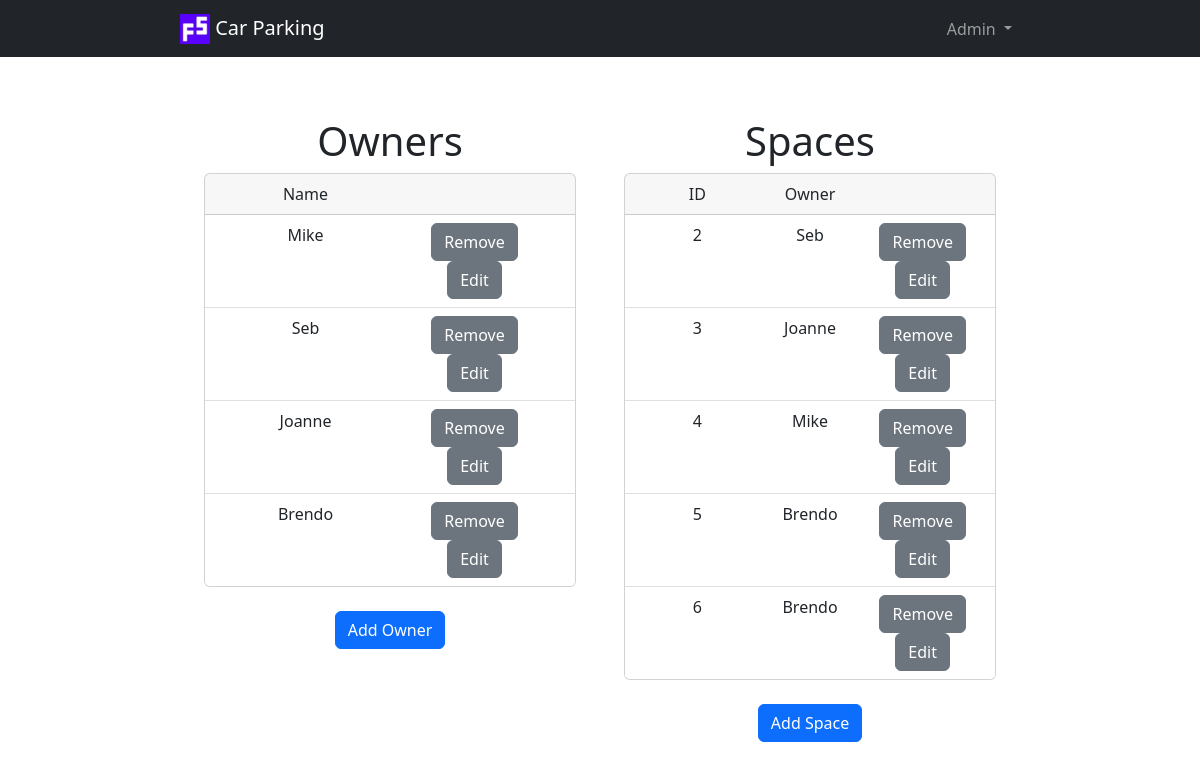
The page /admin-panel on the database its author committed.
### server.py (models this page shows)
class Owner(db.Model):
    __tablename__ = "owners"
    id = db.Column(db.Integer, primary_key=True)
    name = db.Column(db.String(250), nullable=False)
    status = db.Column(db.String(250), nullable=False)
    parking_spaces = relationship("ParkingSpace", back_populates="owner")

class ParkingSpace(db.Model):
    __tablename__ = "parking_spaces"
    id = db.Column(db.Integer, primary_key=True)
    monday = db.Column(db.String(250), nullable=False)
    tuesday = db.Column(db.String(250), nullable=False)
    wednesday = db.Column(db.String(250), nullable=False)
    thursday = db.Column(db.String(250), nullable=False)
    friday = db.Column(db.String(250), nullable=False)
    owner_id = db.Column(db.Integer, db.ForeignKey("owners.id"))
    owner = relationship("Owner", back_populates="parking_spaces")

### server.py (the view)
@app.route("/admin-panel")
def admin_panel():
    owners = Owner.query.all()
    spaces = ParkingSpace.query.all()
    return render_template("admin.html", spaces=spaces, owners=owners, days=days)

### templates/admin.html (shortened to what this page needs)
{% extends "base.html" %}
{% block content %}
<div class="container px-4 text-center">
    <div class="row gx-5 gy-2">
        <div class="col-lg-6 col-md-12 col-sm-12 col-xs-12">
            <h1>Owners</h1>
            <div class="card">
                <div class="card-header">
                    <div class="container text-center">
                        <div class="row">
                            <div class="col">Name</div>
                            <div class="col"></div>
                        </div>
                    </div>
                </div>
                <ul class="list-group list-group-flush">
                    {% for owner in owners %}
                    <li class="list-group-item">
                        <div class="container text-center">
                            <div class="row">
                                <div class="col">
                                    {{ owner.name }}
                                </div>
                                <div class="col">
                                    <a href="{{ url_for('del_owner', id=owner.id) }}"><button
                                            class="btn btn-secondary">Remove</button></a>
                                    <button type="button" class="btn btn-secondary" data-bs-toggle="modal"
                                        data-bs-target="#editOwner-{{owner.id}}"
                                        data-bs-whatever="@getbootstrap">Edit</button>
                                </div>
                            </div>
                        </div>
                    </li>
                    {% endfor %}
                </ul>
            </div>
            <br>
            <button class="btn btn-primary" data-bs-toggle="modal" data-bs-target="#addNewOwner"
                data-bs-whatever="@getbootstrap">Add Owner</button>
        </div>
        <div class="col-lg-6 col-md-12 col-sm-12 col-xs-12">
            <h1>Spaces</h1>
            <div class="card">
                <div class="card-header">
                    <div class="container text-center">
                        <div class="row">
                            <div class="col">ID</div>
                            <div class="col">Owner</div>
                            <div class="col"></div>
                        </div>
                    </div>
                </div>
                <ul class="list-group list-group-flush">
                    {% for space in spaces %}
                    <li class="list-group-item">
                        <div class="container text-center">
                            <div class="row">
                                <div class="col">
                                    {{ space.id }}
                                </div>
                                <div class="col">
                                    {{ space.owner.name }}
                                </div>
                                <div class="col">
                                    <a href="{{ url_for('del_space', id=space.id) }}"><button
                                            class="btn btn-secondary">Remove</button></a>
                                    <button type="button" class="btn btn-secondary" data-bs-toggle="modal"
                                        data-bs-target="#editSpace-{{space.id}}"
                                        data-bs-whatever="@getbootstrap">Edit</button>
                                </div>
                            </div>
                        </div>
                    </li>
                    {% endfor %}
                </ul>
            </div>
            <br>
            <button class="btn btn-primary" data-bs-toggle="modal" data-bs-target="#addNewSpace"
                data-bs-whatever="@getbootstrap">Add Space</button>
        </div>
    </div>
</div>
{% endblock %}

### rows shown on the page
Owner: name "Mike"
Owner: name "Seb"
Owner: name "Joanne"
Owner: name "Brendo"
ParkingSpace: id "2", owner.name "Seb"
ParkingSpace: id "3", owner.name "Joanne"
ParkingSpace: id "4", owner.name "Mike"
ParkingSpace: id "5", owner.name "Brendo"
ParkingSpace: id "6", owner.name "Brendo"
